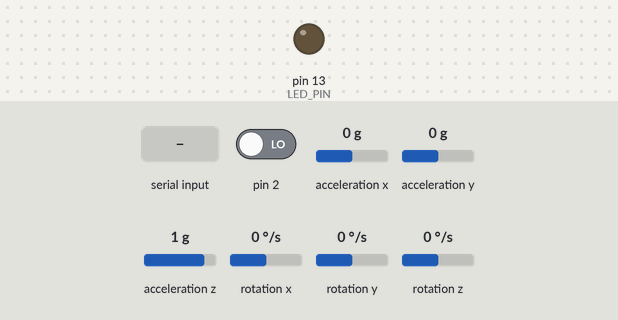
Recording of a sketch running on a simulated Arduino Uno, built with avr-gcc and run on an emulated ATmega328P. On the bench: output pins drawn as LEDs (lit = HIGH). Inputs (shaded band) come from the test bench; at power-on: pin 2 LOW, acceleration x 0 g, acceleration y 0 g, acceleration z 1 g, rotation x 0 °/s, rotation y 0 °/s, rotation z 0 °/s. The sensor or clock chip raises its interrupt line as the real part does; what the sketch prints to the serial monitor is not drawn.

Above: at 0.9 s.
1.0 s: "1" received over Serial
At 2.3 s:
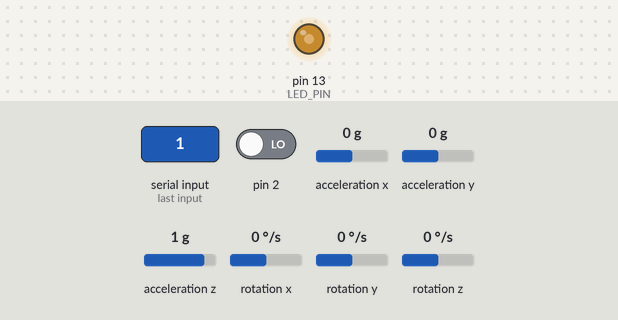
3.0 s: pin 2 driven HIGH
At 3.5 s:
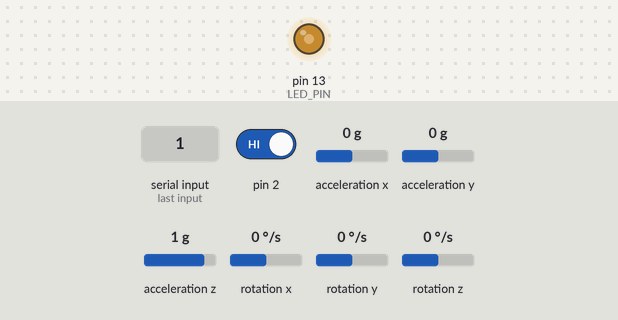
Timing chart, 0 to 6.0 s (numbered marks = the images above; inputs shaded):
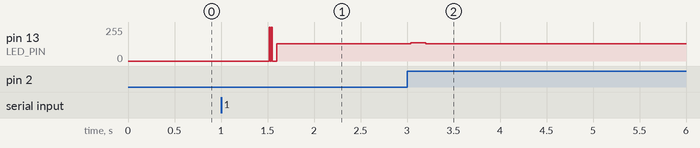

Measured:
- after the input at 1.0 s, pin 13 (LED_PIN): 0/255 → 128/255 after 0.52 s
- after the input at 3.0 s, pin 13 (LED_PIN): 128/255 → 137/255 at once, → 128/255 0.16 s later

The sketch:

MPU6050_Mk1.ino
```cpp
// Based on
// I2C device class (I2Cdev) demonstration Arduino sketch for MPU6050 class
// using DMP (MotionApps v2.0)
// 6/21/2012 by Jeff Rowberg <jeff@rowberg.net>
// https://github.com/jrowberg/i2cdevlib/tree/master/Arduino/MPU6050
// with help from reference guide
//https://www.i2cdevlib.com/docs/html/class_m_p_u6050.html
//
// Modified by Andrew Asdel 5/9/2018

/* ============================================
I2Cdev device library code is placed under the MIT license
Copyright (c) 2012 Jeff Rowberg

Permission is hereby granted, free of charge, to any person obtaining a copy
of this software and associated documentation files (the "Software"), to deal
in the Software without restriction, including without limitation the rights
to use, copy, modify, merge, publish, distribute, sublicense, and/or sell
copies of the Software, and to permit persons to whom the Software is
furnished to do so, subject to the following conditions:

The above copyright notice and this permission notice shall be included in
all copies or substantial portions of the Software.

THE SOFTWARE IS PROVIDED "AS IS", WITHOUT WARRANTY OF ANY KIND, EXPRESS OR
IMPLIED, INCLUDING BUT NOT LIMITED TO THE WARRANTIES OF MERCHANTABILITY,
FITNESS FOR A PARTICULAR PURPOSE AND NONINFRINGEMENT. IN NO EVENT SHALL THE
AUTHORS OR COPYRIGHT HOLDERS BE LIABLE FOR ANY CLAIM, DAMAGES OR OTHER
LIABILITY, WHETHER IN AN ACTION OF CONTRACT, TORT OR OTHERWISE, ARISING FROM,
OUT OF OR IN CONNECTION WITH THE SOFTWARE OR THE USE OR OTHER DEALINGS IN
THE SOFTWARE.
===============================================
*/

// I2Cdev and MPU6050 must be installed as libraries, or else the .cpp/.h files
// for both classes must be in the include path of your project
#include "I2Cdev.h"

#include "MPU6050_6Axis_MotionApps20.h"

// Arduino Wire library is required if I2Cdev I2CDEV_ARDUINO_WIRE implementation
// is used in I2Cdev.h
#if I2CDEV_IMPLEMENTATION == I2CDEV_ARDUINO_WIRE
    #include "Wire.h"
#endif

// class default I2C address is 0x68
// specific I2C addresses may be passed as a parameter here
// AD0 low = 0x68 (default for SparkFun breakout and InvenSense evaluation board)
// AD0 high = 0x69
MPU6050 mpu;
//MPU6050 mpu(0x69); // <-- use for AD0 high

/* =========================================================================
   NOTE: In addition to connection 3.3v, GND, SDA, and SCL, this sketch
   depends on the MPU-6050's INT pin being connected to the Arduino's
   external interrupt #0 pin. On the Arduino Uno and Mega 2560, this is
   digital I/O pin 2.

   For the Galileo Gen1/2 Boards, there is no INT pin support. Therefore
   the INT pin does not need to be connected, but you should work on getting
   the timing of the program right, so that there is no buffer overflow.
 * ========================================================================= */

/* =========================================================================
   NOTE: Arduino v1.0.1 with the Leonardo board generates a compile error
   when using Serial.write(buf, len). The Teapot output uses this method.
   The solution requires a modification to the Arduino USBAPI.h file, which
   is fortunately simple, but annoying. This will be fixed in the next IDE
   release. For more info, see these links:

   http://arduino.cc/forum/index.php/topic,109987.0.html
   http://code.google.com/p/arduino/issues/detail?id=958
 * ========================================================================= */


#define OUTPUT_READABLE_YAWPITCHROLL

// Unccomment if you are using an Arduino-Style Board
 #define ARDUINO_BOARD

// Uncomment if you are using a Galileo Gen1 / 2 Board
// #define GALILEO_BOARD

#define LED_PIN 13      // (Galileo/Arduino is 13)
bool blinkState = false;

// Print control vars
bool printFlag = false;
unsigned long startMillis = millis();
const int sampleRate = 1000; //1 sample every 1000 mS (1 second)

// MPU control/status vars
bool dmpReady = false;  // set true if DMP init was successful
uint8_t mpuIntStatus;   // holds actual interrupt status byte from MPU
uint8_t devStatus;      // return status after each device operation (0 = success, !0 = error)
uint16_t packetSize;    // expected DMP packet size (default is 42 bytes)
uint16_t fifoCount;     // count of all bytes currently in FIFO
uint8_t fifoBuffer[64]; // FIFO storage buffer

// orientation/motion vars
VectorFloat gravity;    // [x, y, z]            gravity vector
Quaternion q;           // [w, x, y, z]         quaternion container
float euler[3];         // [psi, theta, phi]    Euler angle container
float ypr[3];           // [yaw, pitch, roll]   yaw/pitch/roll container and gravity vector


// ================================================================
// ===               INTERRUPT DETECTION ROUTINE                ===
// ================================================================

// This function is not required when using the Galileo
volatile bool mpuInterrupt = false;     // indicates whether MPU interrupt pin has gone high
void dmpDataReady() {
    mpuInterrupt = true;
}


// ================================================================
// ===                      INITIAL SETUP                       ===
// ================================================================

void setup() {
    // join I2C bus (I2Cdev library doesn't do this automatically)
    #if I2CDEV_IMPLEMENTATION == I2CDEV_ARDUINO_WIRE
        Wire.begin();
        Wire.setClock(400000); // 400kHz I2C clock (200kHz if CPU is 8MHz)
    #elif I2CDEV_IMPLEMENTATION == I2CDEV_BUILTIN_FASTWIRE
        Fastwire::setup(400, true);
    #endif

    Serial.begin(115200);
    while (!Serial);

    // initialize device
    mpu.initialize();
    mpu.testConnection();
    //Serial.print(mpu.testConnection() ? F("successful") : F("failed"));

    // wait for ready
    while (Serial.available() && Serial.read()); // empty buffer
    while (!Serial.available());                 // wait for data
    while (Serial.available() && Serial.read()); // empty buffer again

    // load and configure the DMP
    devStatus = mpu.dmpInitialize();

    // supply your own gyro offsets here, scaled for min sensitivity
    mpu.setXGyroOffset(73);
    mpu.setYGyroOffset(-5);
    mpu.setZGyroOffset(27);
    mpu.setZAccelOffset(2176); // 1688 factory default for my test chip

    // make sure it worked (returns 0 if so)
    if (devStatus == 0) {
        // turn on the DMP, now that it's ready
        mpu.setDMPEnabled(true);

        // enable Arduino interrupt detection
        attachInterrupt(0, dmpDataReady, RISING);
        mpuIntStatus = mpu.getIntStatus();

        // set our DMP Ready flag so the main loop() function knows it's okay to use it
        dmpReady = true;

        // get expected DMP packet size for later comparison
        packetSize = mpu.dmpGetFIFOPacketSize();
    } else {
        // ERROR!
        // 1 = initial memory load failed
        // 2 = DMP configuration updates failed
        // (if it's going to break, usually the code will be 1)
        Serial.print(F("DMP Initialization failed (code "));
        Serial.print(devStatus);
        Serial.println(F(")"));
    }

    // configure LED for output
    pinMode(LED_PIN, OUTPUT);
}


// ================================================================
// ===                    MAIN PROGRAM LOOP                     ===
// ================================================================

void loop() {
    if (millis() - startMillis > sampleRate)
    {
      printFlag = true;
    }

    // if programming failed, don't try to do anything
    if (!dmpReady) return;

    // wait for MPU interrupt or extra packet(s) available

    #ifdef ARDUINO_BOARD
        while (!mpuInterrupt && fifoCount < packetSize) {
        }
    #endif

    #ifdef GALILEO_BOARD
        delay(10);
    #endif

    // reset interrupt flag and get INT_STATUS byte
    mpuInterrupt = false;
    mpuIntStatus = mpu.getIntStatus();

    // get current FIFO count
    fifoCount = mpu.getFIFOCount();

    // check for overflow (this should never happen unless our code is too inefficient)
    if ((mpuIntStatus & 0x10) || fifoCount == 1024) {
        // reset so we can continue cleanly
        mpu.resetFIFO();
        Serial.println(F("FIFO overflow!"));

    // otherwise, check for DMP data ready interrupt (this should happen frequently)
    } else if (mpuIntStatus & 0x02) {
        // wait for correct available data length, should be a VERY short wait
        while (fifoCount < packetSize) fifoCount = mpu.getFIFOCount();

        // read a packet from FIFO
        mpu.getFIFOBytes(fifoBuffer, packetSize);

        // track FIFO count here in case there is > 1 packet available
        // (this lets us immediately read more without waiting for an interrupt)
        fifoCount -= packetSize;


        #ifdef OUTPUT_READABLE_YAWPITCHROLL
            // display Euler angles in degrees
            mpu.dmpGetQuaternion(&q, fifoBuffer);
            mpu.dmpGetGravity(&gravity, &q);
            mpu.dmpGetYawPitchRoll(ypr, &q, &gravity);
            if(printFlag == true)
            {
              Serial.print(ypr[0] * 180/M_PI);
              Serial.print(" ");
              Serial.print(ypr[1] * 180/M_PI);
              Serial.print(" ");
              Serial.print(ypr[2] * 180/M_PI);
              Serial.print(" ;");

              startMillis = millis();
              printFlag = false;
            }
        #endif

        // blink LED to indicate activity
        blinkState = !blinkState;
        digitalWrite(LED_PIN, blinkState);
    }
}
```
